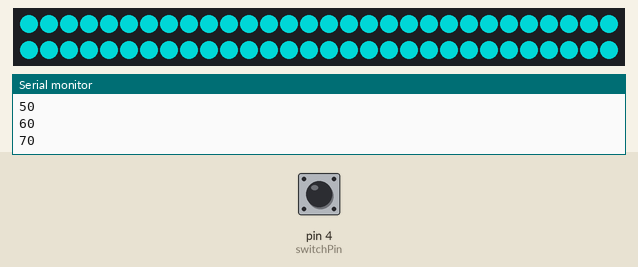
Recording of a sketch running on a simulated Arduino Uno, built with avr-gcc and run on an emulated ATmega328P. Parts: 60 RGB LEDs in strip order, left to right, continuing on the next row, the last lines printed to the serial monitor. The inputs (shaded band) are chosen by the test bench; at power-on: pin 4 (switchPin) LOW. Dim RGB values are drawn brighter than linear.

Above: at 1.2 s.
1.3 s: pin 4 (switchPin) pulled HIGH for 3.2 s
At 2.5 s:
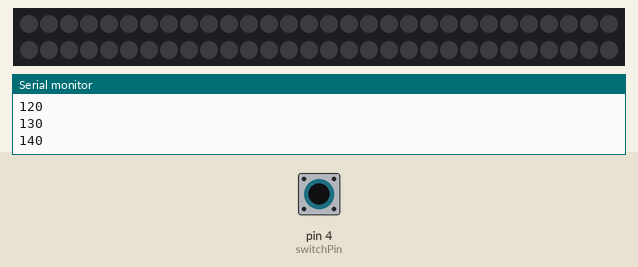
5.1 s: pin 4 (switchPin) pulled HIGH for 0.15 s
At 5.59 s:
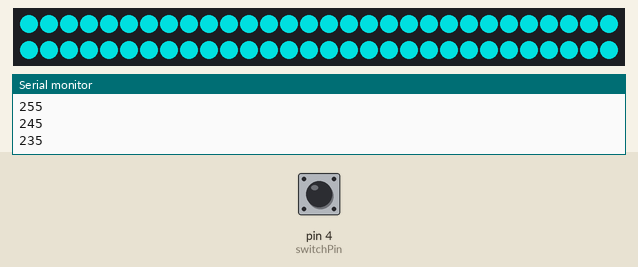
5.8 s: pin 4 (switchPin) pulled HIGH for 1 s
At 6.1 s:
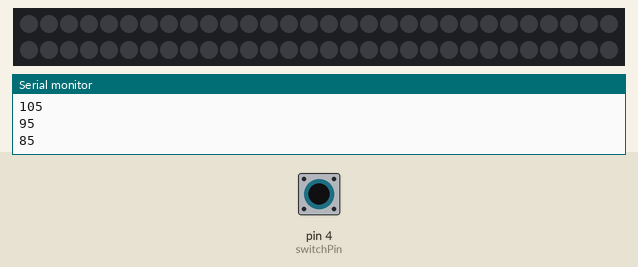
7.4 s: pin 4 (switchPin) pulled HIGH for 0.15 s
At 7.88 s:
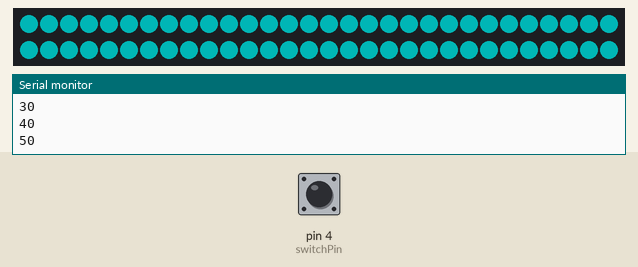
Timing chart, 0 to 9.1 s (numbered marks = the images above; inputs shaded):
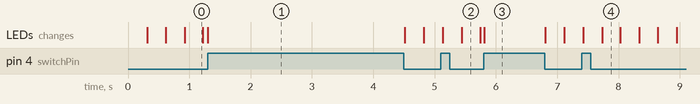

The sketch:

neopixel_bright.ino
```cpp
/********************************************************************************************************
  neopixel_bright:
  Written by Scott Kildall

  This will light just a NeoPixel strip of NeoPixels
  When the button presses, we will turn off the NeoPixel
  During the loop phase, the NeoPixels will all adjust their brightness
  levels lower then higher and then back to lower

---------------------------------------------------------------------------------------------------------
NeoPixel Information for initializing the strip, below
  60ma/pixel for current load
  Parameter 1 = number of pixels in strip
  Parameter 2 = pin number (most are valid)
  Parameter 3 = pixel type flags, add together as needed:
    NEO_KHZ800  800 KHz bitstream (most NeoPixel products w/WS2812 LEDs)
    NEO_KHZ400  400 KHz (classic 'v1' (not v2) FLORA pixels, WS2811 drivers)
    NEO_GRB     Pixels are wired for GRB bitstream (most NeoPixel products)
    NEO_RGB     Pixels are wired for RGB bitstream (v1 FLORA pixels, not v2)

**********************************************************************************************************/

#include <Adafruit_NeoPixel.h>

// the data pin for the NeoPixels
int neoPixelPin = 6;

// How many NeoPixels we will be using, charge accordingly
int numPixels = 60;

// Instatiate the NeoPixel from the ibrary
Adafruit_NeoPixel strip = Adafruit_NeoPixel(numPixels, neoPixelPin, NEO_GRB + NEO_KHZ800);

// Global RGB values, change to suit your needs
int r = 0;
int g = 255;
int b = 255;

// pin for input
int switchPin = 4;

// variables to control brightness levels
int brightness = 255;
int brightDirection = -10;

// a pre-processor macro
#define DELAY_TIME (10)

void setup() {
  strip.begin();  // initialize the strip
  strip.show();   // make sure it is visible
  strip.clear();  // Initialize all pixels to 'off'

  // initialize the serial monitor
  Serial.begin(9600);
}

void loop() {
  // Check to see if switch is on/off and call the proper function
  if( digitalRead(switchPin) == true )
     allOff();
  else
     activate();

  // delay for the purposes of debouncing the switch
  delay(DELAY_TIME);
}

// Turns all the NeoPixels off
void allOff() {
  strip.clear();    // this is a simpler way to turn all the pixels off
  strip.show();
}

// the activate function will set the pixel color, change the brightness level
// and have a small delay
void activate() {
  for( int i = 0; i < numPixels; i++ )
     strip.setPixelColor(i, r,g,b);

  strip.setBrightness(brightness);
  strip.show();

  adjustBrightness();
}

// function which will increment or decrement the brightness level
void adjustBrightness() {
  brightness = brightness + brightDirection;
  if( brightness < 0 ) {
     brightness = 0;
     brightDirection = -brightDirection;
  }
  else if( brightness > 255 ) {
     brightness = 255;
     brightDirection = -brightDirection;
  }

  // output the serial
  Serial.println( brightness );
}
```

Measured:
- after the input at 1.3 s, the LEDs: change at once (image 1)
- after the input at 5.8 s, the LEDs: change at once (image 3)
- after the input at 7.4 s, the LEDs: first change at once (image 4 shows a later state)
